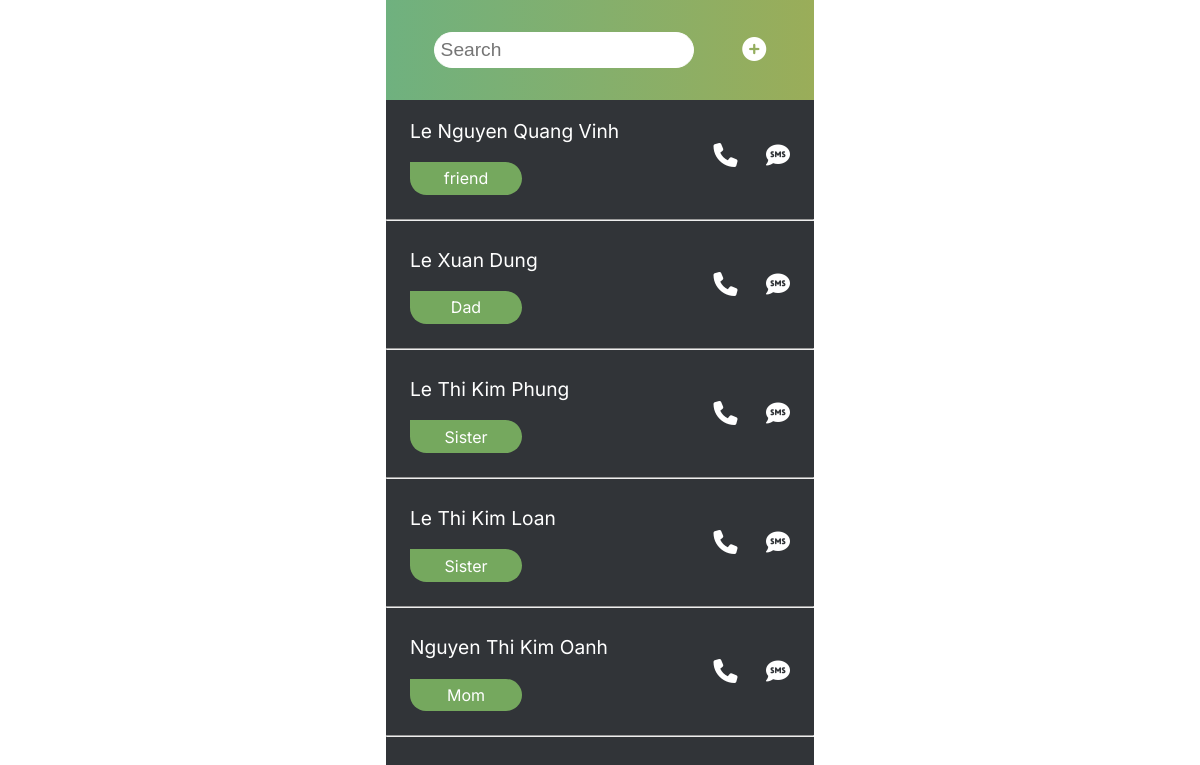
The page / on the database its author committed.
### contact/models.py (models this page shows, shortened)
class Contact(models.Model):
    full_name = models.CharField(max_length=500)
    relationship = models.CharField(max_length=50)
    email = models.EmailField(max_length=254)
    phone_number = models.CharField(max_length=10)
    address = models.CharField(max_length=100)

### contact/views.py (the view)
# urls.py: path("", views.index, name="index"),
def index(request):
    contacts = Contact.objects.all()
    search_input = request.GET.get("search-area")
    if search_input:
        contacts = Contact.objects.filter(full_name__icontains = search_input)
    else:
        contacts = Contact.objects.all()
        search_input = ''
    return render(request, "index.html", {'contacts': contacts, 'search_input': search_input})

### templates/index.html (shortened to what this page needs)
{% load static %}
<!DOCTYPE html>
<html>
<head>
    <link rel="stylesheet" type="text/css" href="{%static 'style.css' %}">
</head>
<body>
	<div class="container">
		<header class="header">
			<form action="/" method="GET" class="search-bar">
				<input type="search-name" class="contact-search" name="search-area" placeholder="Search" value="{{ search_input }}">
			</form>
			<a href="{% url 'add-contact' %}"><i class="fas fa-plus-circle add"></i></a>
		</header>
		<section class="contacts-library">
			<ul class="contacts-list">
				{% for contact in contacts %}
				<a href="{% url 'profile' contact.id %}">
					<div class="contact-section">
						<li class="list__item">
							<p class="contact-name">{{contact.full_name}}</p>
							<p class="relationship">{{contact.relationship}}</p>
						</li>
						<li class="list__item">
							<i class="fas fa-phone"></i>
							<i class="fas fa-sms text"></i>
						</li>
					</div>
				</a>
				<hr>
				{% empty %}
				<h3 style="color: #fff; padding: 20px;">No contact found...</h3>
				{% endfor %}
			</ul>
		</section>
	</div>
</body>
</html>

### static/style.css (style rules this page uses)
body { font-family: 'Inter', sans-serif; margin: 0; }
.container { max-width: 428px; margin: 0 auto; background-color: #313438; height: 100vh; }
a { text-decoration: none; }
.header { display: flex; justify-content: space-evenly; color: #fff; background: linear-gradient(90deg, rgba(111,177,127,1) 0%, rgba(154,173,89,1) 100%); padding: 2em 0; align-items: center; }
.contact-search { font-size: 1.2em; padding:.3em .3em; border-radius: 100px; border:1px solid white; outline: none; }
.contacts-library { background: #313438; }
.add { color: #fff; font-size: 1.5em; }
i { color: #fff; font-size: 1.5em; }
.contact-name { color: #fff; font-size: 1.2em; }
ul { margin: 0; padding: 0; width: 100%; }
hr { border: 1px solicontactd #494a4b; }
.list__item { list-style: none; }
.relationship { color: #fff; width: 6em; text-align: center; padding: .4em .5em; border-radius: 100px; border-top-left-radius: 0; background-color: #75A85E; }
.contact-section { display: flex; justify-content: space-between; align-items: center; padding: 0 1.5em; transition: 0.3s; }
.text { padding-left: 1em; }

### rows shown on the page
Contact: full_name "Le Nguyen Quang Vinh", relationship "friend"
Contact: full_name "Le Xuan Dung", relationship "Dad"
Contact: full_name "Le Thi Kim Phung", relationship "Sister"
Contact: full_name "Le Thi Kim Loan", relationship "Sister"
Contact: full_name "Nguyen Thi Kim Oanh", relationship "Mom"
